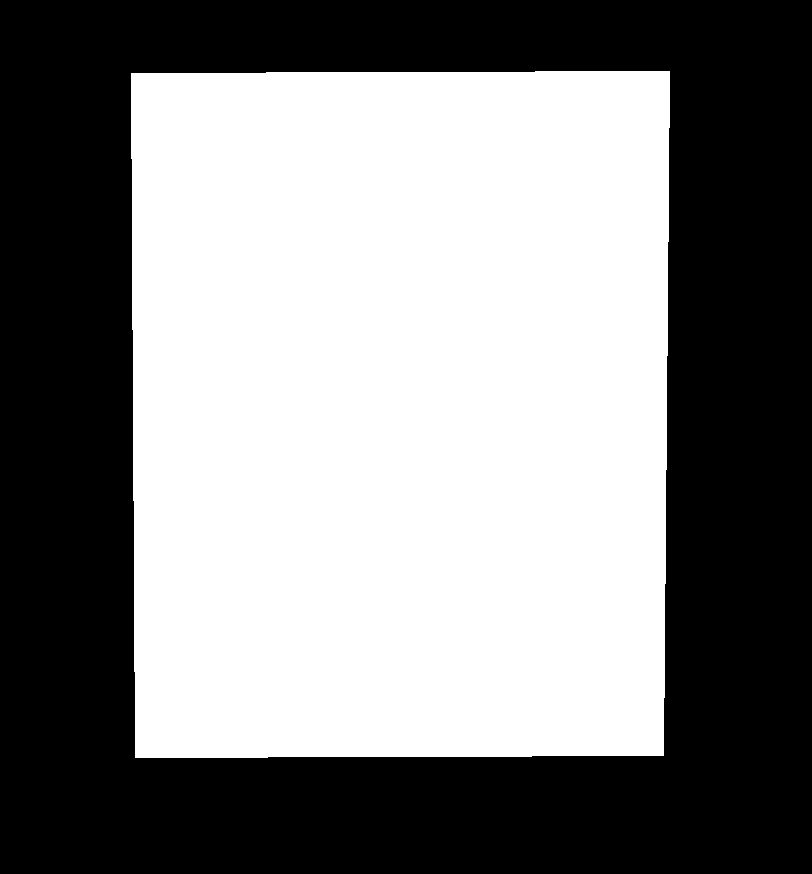
#> input picture qsd2_w1/00003.png, 812 x 874 px
$ python -i test_stuff.py   (imports and definitions only)   (older library calls are emulated)
#> lines starting #> are read from the running program, lines starting #| are printed output that depends on the picture; after the words box and inside, x2 and y2 are one past the last pixel; in counts of white or black regions, pixels touching at a corner belong together
import sys
import pickle as pkl
import cv2
import numpy as np
import descriptor_lib as descs
import distance_metrics_lib as dists
import os, time
import random as rnd
import background_removal as bg


# [22 lines left out: functions test_mask_grayish, same_hist, not called in this run]


def morph_threshold_mask(im):
    struct_el = cv2.getStructuringElement(cv2.MORPH_RECT, (5, 1))
    im_morph = cv2.morphologyEx(im, cv2.MORPH_CLOSE, struct_el)

    struct_el = cv2.getStructuringElement(cv2.MORPH_RECT, (1, 5))
    im_morph = cv2.morphologyEx(im_morph, cv2.MORPH_CLOSE, struct_el)

    # struct_el = cv2.getStructuringElement(cv2.MORPH_RECT, (5, 5))
    # im_morph = cv2.morphologyEx(im_morph, cv2.MORPH_ERODE, struct_el)


    image, contours = cv2.findContours(im_morph, cv2.RETR_EXTERNAL, cv2.CHAIN_APPROX_NONE)

    rect = 0, 0, 0, 0
    max_area = 0
    for cont in image:
        x, y ,w ,h = cv2.boundingRect(cont)
        if w*h > max_area:
            rect = x, y, w, h
            max_area = w*h

    mask_im = np.zeros_like(im)
    mask_im[rect[1]:rect[1]+rect[3], rect[0]:rect[0]+rect[2]] = 1

    return mask_im


# [81 lines left out: functions ds_viewer, distances, visualize_hist, not called in this run]

# [15 lines not run here, left out]

>>> import cv2
>>> picture = cv2.imread('qsd2_w1/00003.png', cv2.IMREAD_GRAYSCALE)
#> picture: shape (874, 812); 51.5% white; 1 black region
>>> result = morph_threshold_mask(picture)
#> in morph_threshold_mask, `image, contours = cv2.findContours(im_morph, cv2.RETR_EXTERNAL, cv2.CH..`: image = 1 contour; box (x1, y1, x2, y2) and area: (131, 71, 670, 758) 364568; contours = [[-1, -1, -1, -1]]
#> the loop in morph_threshold_mask, `for cont in image:` made 1 pass
#> (x, y, w, h, max_area) on pass 1: (131, 71, 539, 687, 370293)
#> after the loop in morph_threshold_mask, `for cont in image:`: max_area = 370293
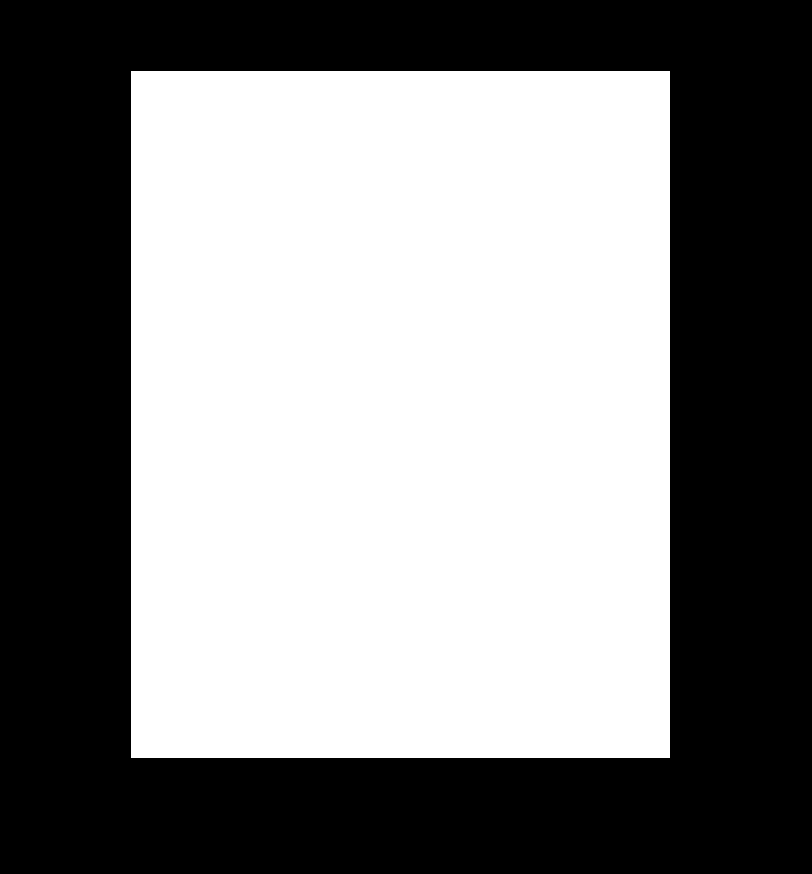
#> result: shape (874, 812); values 0 (black) and 1 (white), 52.2% white; 1 black region, box (x1, y1, x2, y2) and area: (0, 0, 812, 874) 339395

$ run again, on qsd2_w1/00012.png
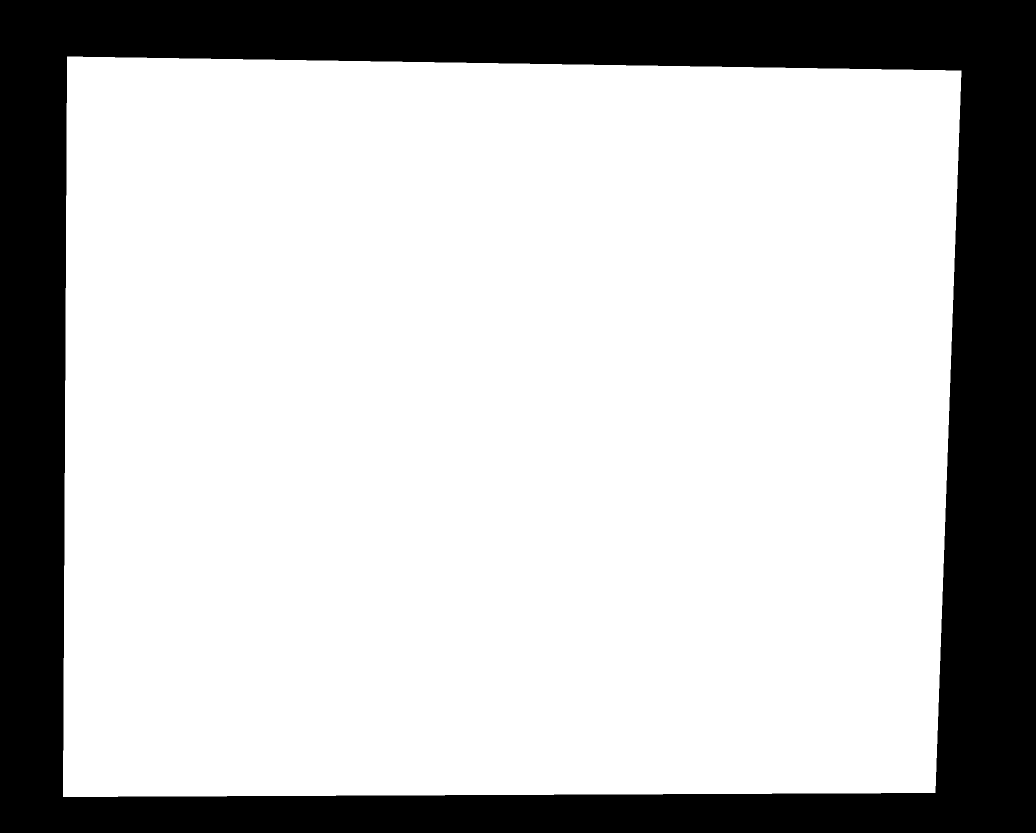
#> input picture qsd2_w1/00012.png, 2071 x 1665 px (shown at 1/2 size)
#> picture: shape (1665, 2071); 75% white; 1 black region
#> image = 1 contour; box (x1, y1, x2, y2) and area: (126, 113, 1923, 1594) 2582196; contours = [[-1, -1, -1, -1]]
#> the loop in morph_threshold_mask, `for cont in image:` made 1 pass
#> (x, y, w, h, max_area) on pass 1: (126, 113, 1797, 1481, 2661357)
#> after the loop in morph_threshold_mask, `for cont in image:`: max_area = 2661357
#> `result = morph_threshold_mask(picture)`:
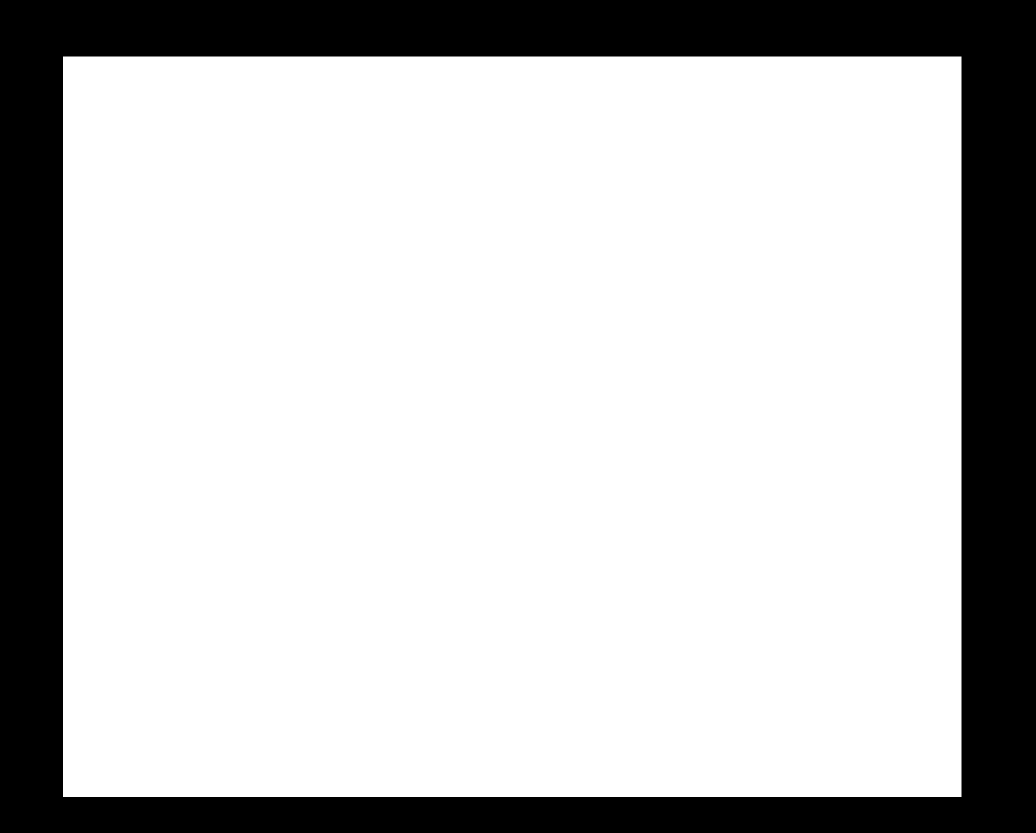
#> result: shape (1665, 2071) (shown at 1/2 size); values 0 (black) and 1 (white), 77.2% white; 1 black region, box (x1, y1, x2, y2) and area: (0, 0, 2071, 1665) 786858

$ run again, on qsd2_w1/00015.png
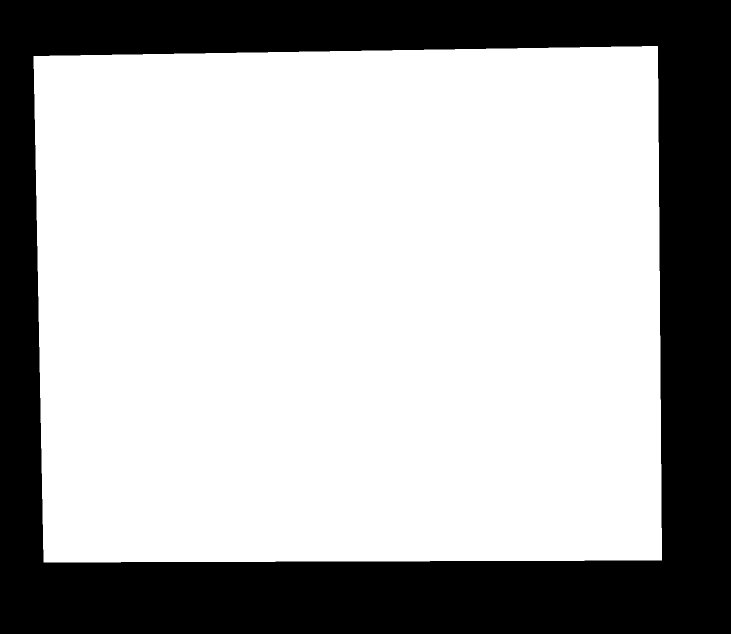
#> input picture qsd2_w1/00015.png, 1461 x 1268 px (shown at 1/2 size)
#> picture: shape (1268, 1461); 68.5% white; 1 black region
#> image = 1 contour; box (x1, y1, x2, y2) and area: (67, 92, 1324, 1125) 1267006; contours = [[-1, -1, -1, -1]]
#> the loop in morph_threshold_mask, `for cont in image:` made 1 pass
#> (x, y, w, h, max_area) on pass 1: (67, 92, 1257, 1033, 1298481)
#> after the loop in morph_threshold_mask, `for cont in image:`: max_area = 1298481
#> `result = morph_threshold_mask(picture)`:
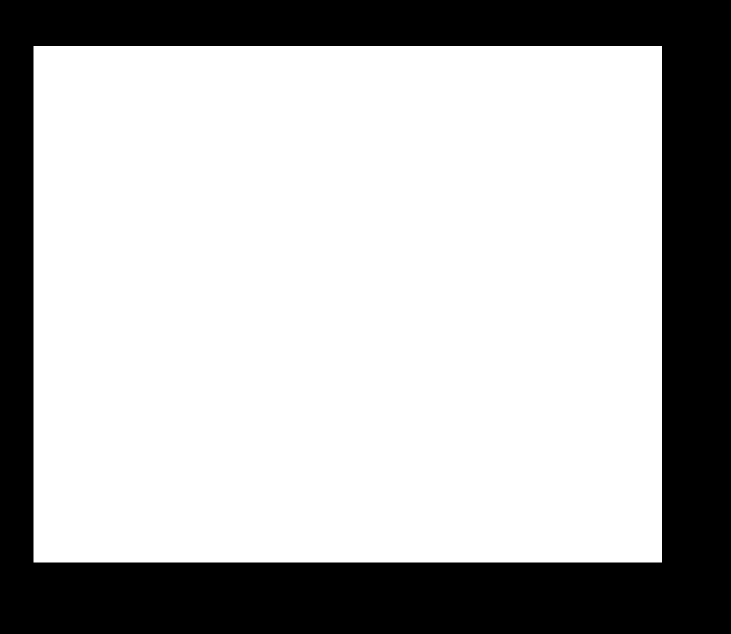
#> result: shape (1268, 1461) (shown at 1/2 size); values 0 (black) and 1 (white), 70.1% white; 1 black region, box (x1, y1, x2, y2) and area: (0, 0, 1461, 1268) 554067
